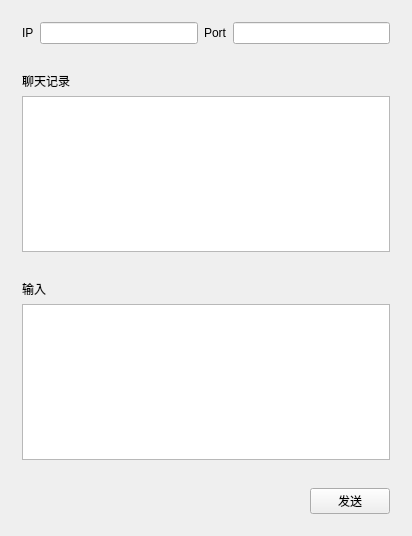
<?xml version="1.0" encoding="UTF-8"?>
<ui version="4.0">
 <class>Server</class>
 <widget class="QWidget" name="Server">
  <property name="geometry">
   <rect>
    <x>0</x>
    <y>0</y>
    <width>412</width>
    <height>536</height>
   </rect>
  </property>
  <property name="windowTitle">
   <string>Server</string>
  </property>
  <layout class="QVBoxLayout" name="verticalLayout">
   <item>
    <widget class="QWidget" name="widget" native="true">
     <layout class="QHBoxLayout" name="horizontalLayout">
      <item>
       <widget class="QLabel" name="label">
        <property name="text">
         <string>IP</string>
        </property>
       </widget>
      </item>
      <item>
       <widget class="QLineEdit" name="SIp"/>
      </item>
      <item>
       <widget class="QLabel" name="label_2">
        <property name="text">
         <string>Port</string>
        </property>
       </widget>
      </item>
      <item>
       <widget class="QLineEdit" name="SPort"/>
      </item>
     </layout>
    </widget>
   </item>
   <item>
    <widget class="QWidget" name="widget_2" native="true">
     <layout class="QVBoxLayout" name="verticalLayout_3">
      <item>
       <widget class="QLabel" name="label_3">
        <property name="text">
         <string>聊天记录</string>
        </property>
       </widget>
      </item>
      <item>
       <widget class="QTextEdit" name="recorb"/>
      </item>
     </layout>
    </widget>
   </item>
   <item>
    <widget class="QWidget" name="widget_3" native="true">
     <layout class="QVBoxLayout" name="verticalLayout_2">
      <item>
       <widget class="QLabel" name="label_4">
        <property name="text">
         <string>输入</string>
        </property>
       </widget>
      </item>
      <item>
       <widget class="QTextEdit" name="msg"/>
      </item>
     </layout>
    </widget>
   </item>
   <item>
    <widget class="QWidget" name="widget_4" native="true">
     <layout class="QHBoxLayout" name="horizontalLayout_2">
      <item>
       <spacer name="horizontalSpacer">
        <property name="orientation">
         <enum>Qt::Horizontal</enum>
        </property>
        <property name="sizeHint" stdset="0">
         <size>
          <width>265</width>
          <height>20</height>
         </size>
        </property>
       </spacer>
      </item>
      <item>
       <widget class="QPushButton" name="send">
        <property name="text">
         <string>发送</string>
        </property>
       </widget>
      </item>
     </layout>
    </widget>
   </item>
  </layout>
 </widget>
 <layoutdefault spacing="6" margin="11"/>
 <resources/>
 <connections/>
</ui>
